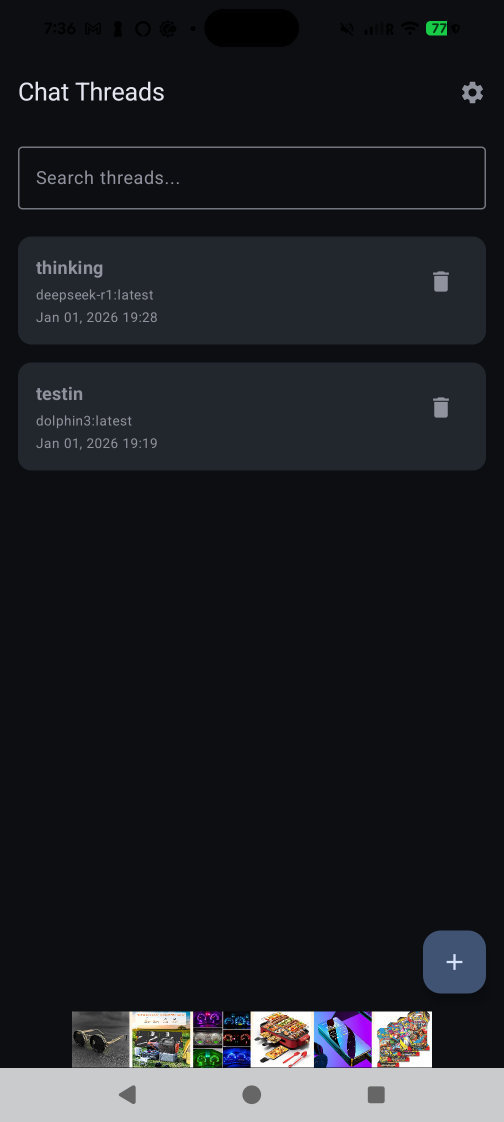
#> input picture screenshots/chat_threads_screen.png, 1008 x 2244 px, found by its file name (shown at 1/2 size)
$ python create_promo_video.py
#> lines starting #> are read from the running program, lines starting #| are printed output that depends on the picture
#!/usr/bin/env python3
"""
Script to create a promo video for Ollama Android Client
- Crops screenshots to remove top/bottom navbars
- Creates a video with transitions
- Adds voiceover and includes icon/feature images
"""

import os
from PIL import Image
import numpy as np
from moviepy.editor import (
    ImageClip, CompositeVideoClip, TextClip,
    concatenate_videoclips, AudioFileClip
)
import subprocess
import sys

# Directories
SCREENSHOTS_DIR = "screenshots"
IMAGES_DIR = "images"
PROMO_DIR = "promo"
CROPPED_DIR = os.path.join(PROMO_DIR, "cropped")

# Create directories
os.makedirs(PROMO_DIR, exist_ok=True)
os.makedirs(CROPPED_DIR, exist_ok=True)

# Video settings
VIDEO_WIDTH = 1080
VIDEO_HEIGHT = 1920  # Portrait orientation for mobile screenshots
FPS = 30
SCREEN_DURATION = 3  # seconds per screenshot
TRANSITION_DURATION = 0.5  # seconds for transitions

def crop_screenshot(image_path, output_path, crop_top=0.1, crop_bottom=0.15):
    """
    Crop screenshot to remove top and bottom navbar areas
    crop_top: percentage to crop from top (default 10%)
    crop_bottom: percentage to crop from bottom (default 15%)
    """
#> called with image_path = 'screenshots/chat_threads_screen.png', crop_top = 0.1, crop_bottom = 0.15
    img = Image.open(image_path)
#> img is the input picture: PIL image 1008x2244 RGBA; mean R, G, B, A 30.5, 32.6, 37.4, 255
    width, height = img.size
#> width = 1008; height = 2244

    # Calculate crop dimensions
    top_crop = int(height * crop_top)
#> top_crop = 224
    bottom_crop = int(height * crop_bottom)
#> bottom_crop = 336

    # Crop: (left, top, right, bottom)
    cropped = img.crop((0, top_crop, width, height - bottom_crop))
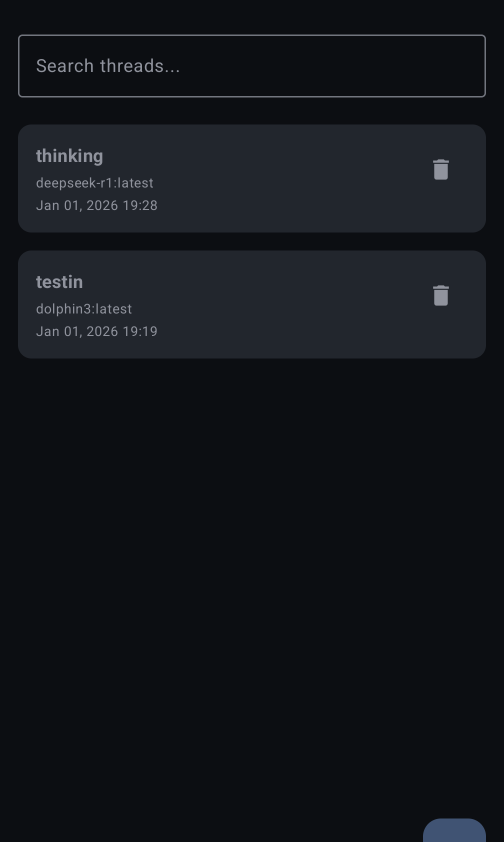
#> cropped: PIL image 1008x1684 RGBA (shown at 1/2 size); mean R, G, B, A 18.5, 21.1, 25.9, 255

    # Resize to video dimensions while maintaining aspect ratio
    cropped.thumbnail((VIDEO_WIDTH, VIDEO_HEIGHT), Image.Resampling.LANCZOS)

    # Create new image with video dimensions (centered)
    final_img = Image.new('RGB', (VIDEO_WIDTH, VIDEO_HEIGHT), color='black')
#> final_img: PIL image 1080x1920 RGB; every value is 0
    paste_x = (VIDEO_WIDTH - cropped.width) // 2
#> paste_x = 36
    paste_y = (VIDEO_HEIGHT - cropped.height) // 2
#> paste_y = 118
    final_img.paste(cropped, (paste_x, paste_y))
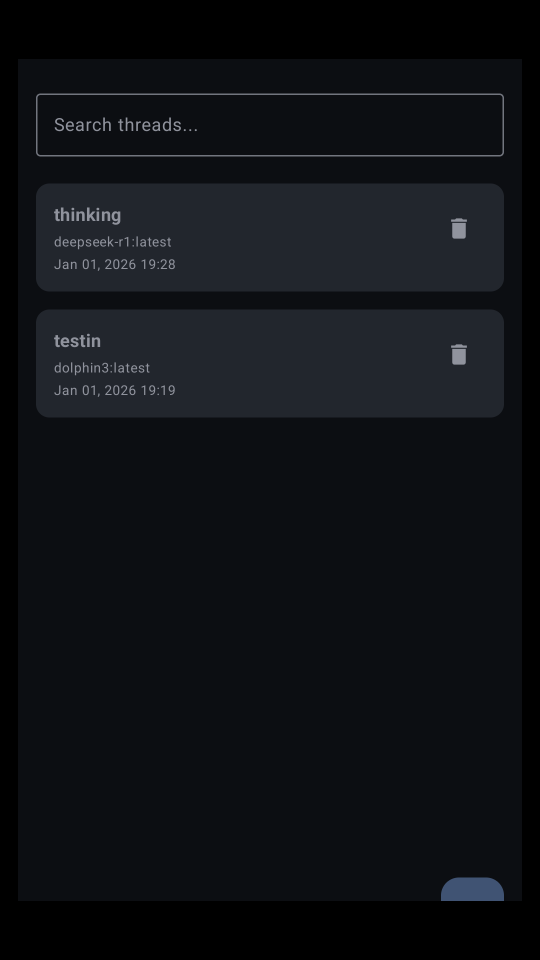
#> final_img: PIL image 1080x1920 RGB (shown at 1/2 size); mean R, G, B 15.2, 17.2, 21.2

    final_img.save(output_path, 'PNG')
    print(f"Cropped: {os.path.basename(image_path)} -> {os.path.basename(output_path)}")
    return output_path

def create_text_overlay(text, duration, position='bottom', fontsize=40):
    """Create a text overlay clip"""
    try:
        txt_clip = TextClip(
            text,
            fontsize=fontsize,
            color='white',
            font='Arial-Bold',
            stroke_color='black',
            stroke_width=2
        ).set_duration(duration).set_position(position)
        return txt_clip
    except Exception as e:
        print(f"Warning: Could not create text overlay ({e}). Continuing without text.")
        return None

def create_video_clip(image_path, duration, text=None):
    """Create a video clip from an image"""
    clip = ImageClip(image_path).set_duration(duration).resize((VIDEO_WIDTH, VIDEO_HEIGHT))

    if text:
        txt_clip = create_text_overlay(text, duration, position=('center', 'bottom'))
        if txt_clip:
            return CompositeVideoClip([clip, txt_clip])
    return clip

def main():
    print("=" * 60)
    print("Creating Promo Video for Ollama Android Client")
    print("=" * 60)

    # Step 1: Crop all screenshots
    print("\n[1/4] Cropping screenshots...")
    screenshot_files = [
        "chat_threads_screen.png",
        "chat_thinking_thread.png",
        "chat_thread_settings.png",
        "chat_model_selection.png",
        "chat_text_only.png",
        "chat_image_thread.png",
        "server_screen.png",
        "add_server_screen.png"
    ]

    cropped_files = []
    for screenshot in screenshot_files:
        input_path = os.path.join(SCREENSHOTS_DIR, screenshot)
        if os.path.exists(input_path):
            output_name = f"cropped_{screenshot}"
            output_path = os.path.join(CROPPED_DIR, output_name)
            crop_screenshot(input_path, output_path)
            cropped_files.append((output_path, screenshot))
        else:
            print(f"Warning: {input_path} not found, skipping...")
#> pass 2 of the loop in main, `for screenshot in screenshot_files:`:
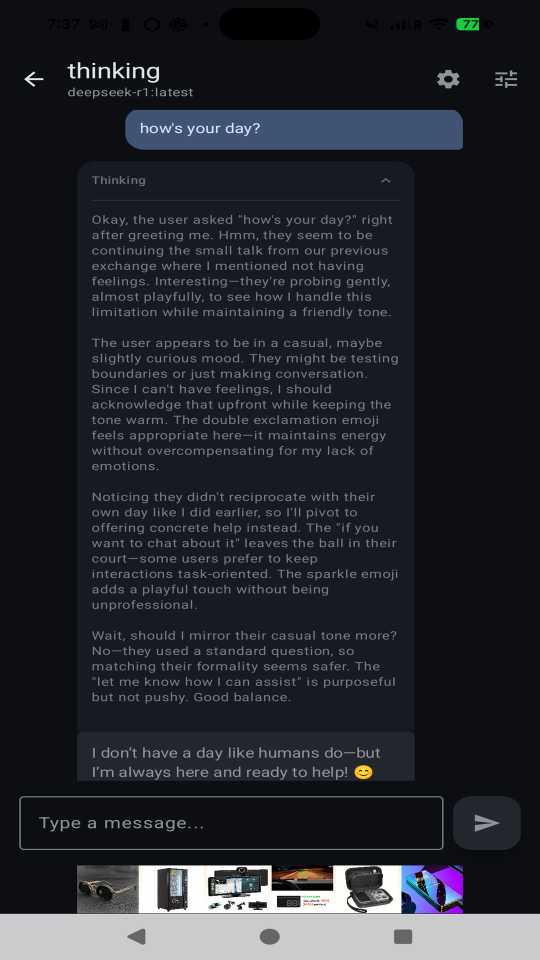
#> input picture screenshots/chat_thinking_thread.png, 1080 x 1920 px, found by its file name (shown at 1/2 size)
#> in crop_screenshot, img is the input picture: PIL image 1080x1920 RGBA; mean R, G, B, A 36.2, 38.9, 44.6, 255
#> in crop_screenshot (call 2), `cropped = img.crop((0, top_crop, width, height - bottom_crop))`:
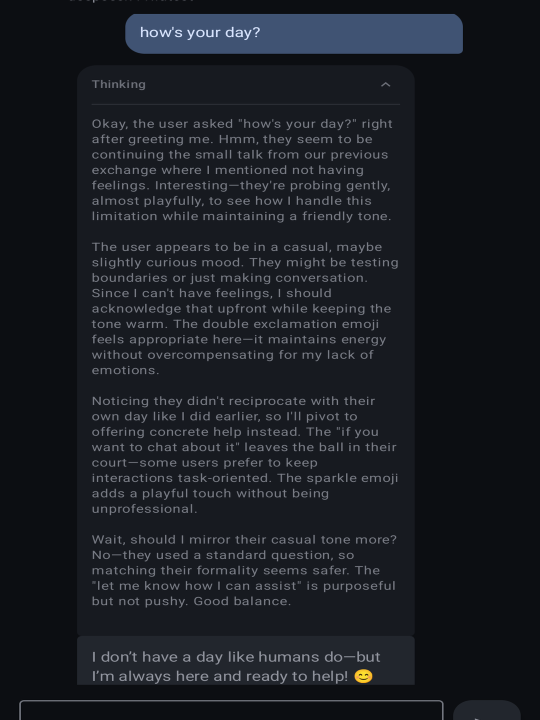
#> cropped: PIL image 1080x1440 RGBA (shown at 1/2 size); mean R, G, B, A 25.4, 28.5, 34.7, 255
#> in crop_screenshot (call 2), `final_img.paste(cropped, (paste_x, paste_y))`:
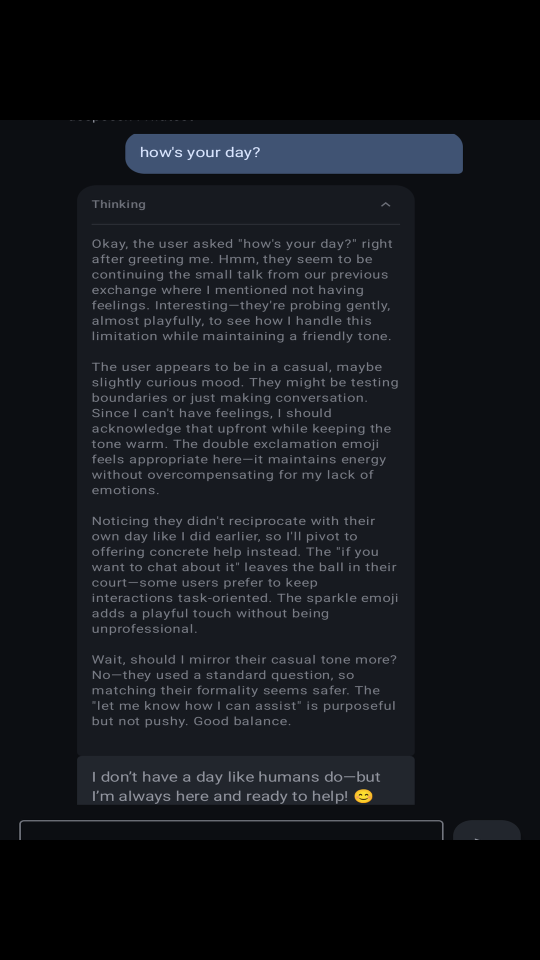
#> final_img: PIL image 1080x1920 RGB (shown at 1/2 size); mean R, G, B 19, 21.4, 26
#> pass 3 of the loop in main, `for screenshot in screenshot_files:`:
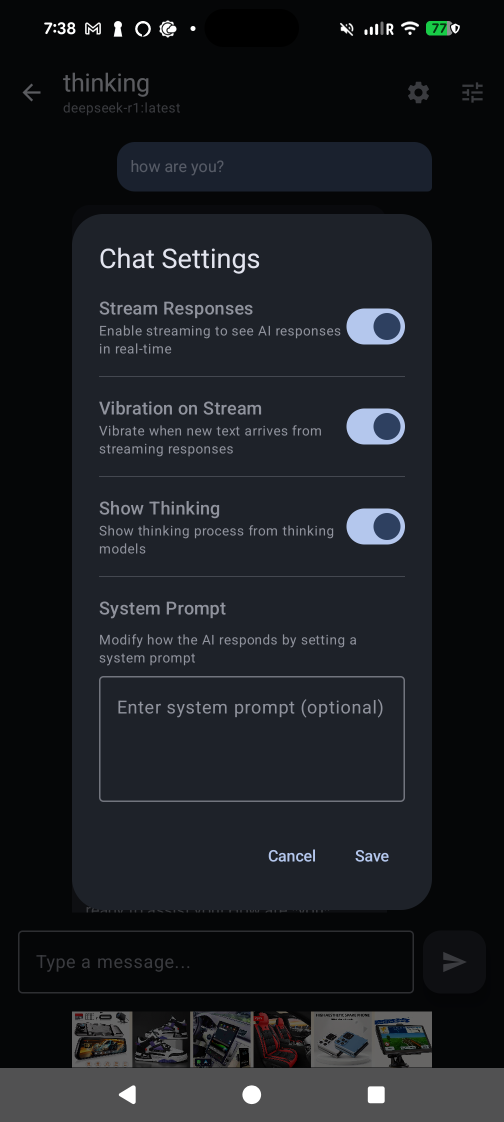
#> input picture screenshots/chat_thread_settings.png, 1008 x 2244 px, found by its file name (shown at 1/2 size)
#> in crop_screenshot, img is the input picture: PIL image 1008x2244 RGBA; mean R, G, B, A 26.4, 28.9, 33.2, 255
#> in crop_screenshot (call 3), `cropped = img.crop((0, top_crop, width, height - bottom_crop))`:
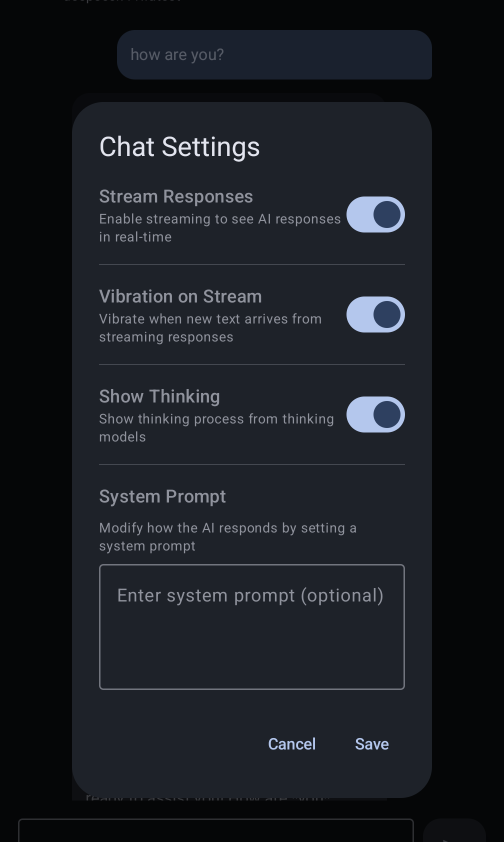
#> cropped: PIL image 1008x1684 RGBA (shown at 1/2 size); mean R, G, B, A 24.9, 28.1, 33.5, 255
#> in crop_screenshot (call 3), `final_img.paste(cropped, (paste_x, paste_y))`:
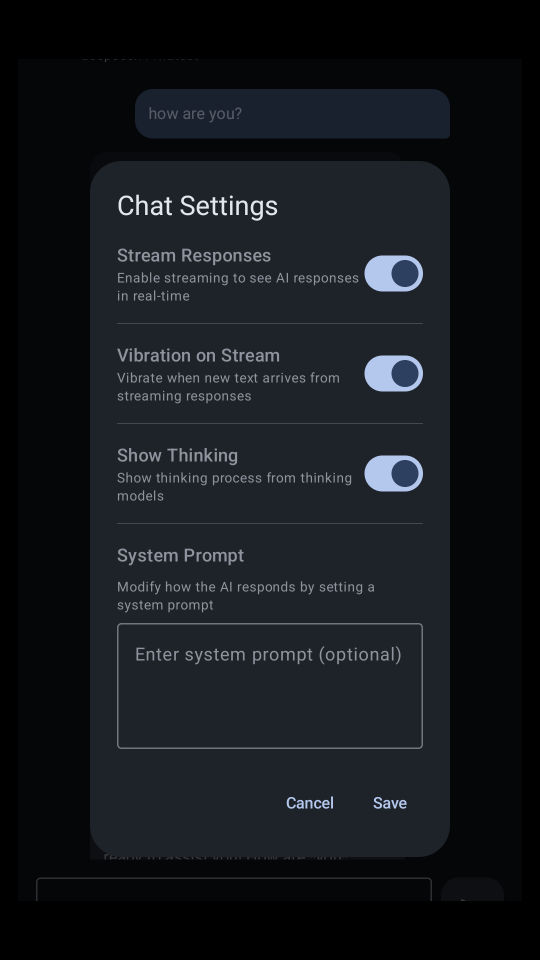
#> final_img: PIL image 1080x1920 RGB (shown at 1/2 size); mean R, G, B 20.4, 23, 27.5
#> the loop made 8 passes; the first 3 are shown

    if not cropped_files:
        print("Error: No screenshots found to process!")
        return

    # Step 2: Create video clips with descriptions
    print("\n[2/4] Creating video clips...")

    # Descriptions for each screen
    descriptions = {
        "chat_threads_screen.png": "Manage all your chat conversations",
        "chat_thinking_thread.png": "Real-time AI responses",
        "chat_thread_settings.png": "Customize your chat experience",
        "chat_model_selection.png": "Choose from multiple AI models",
        "chat_text_only.png": "Clean and intuitive chat interface",
        "chat_image_thread.png": "Send images and get AI insights",
        "server_screen.png": "Connect to your Ollama server",
        "add_server_screen.png": "Easy server configuration"
    }

    clips = []

    # Add intro with icon
    icon_path = os.path.join(IMAGES_DIR, "icon.png")
    if os.path.exists(icon_path):
        print("Adding icon intro...")
        icon_clip = create_video_clip(icon_path, 2, "Ollama Android Client")
        clips.append(icon_clip)

    # Add feature image
    feature_path = os.path.join(IMAGES_DIR, "feature.png")
    if os.path.exists(feature_path):
        print("Adding feature image...")
        feature_clip = create_video_clip(feature_path, 2, "AI-Powered Conversations")
        clips.append(feature_clip)

    # Add all cropped screenshots
    for cropped_path, original_name in cropped_files:
        description = descriptions.get(original_name, "")
        clip = create_video_clip(cropped_path, SCREEN_DURATION, description)
        clips.append(clip)
        print(f"Added clip: {original_name}")

    # Step 3: Concatenate clips
    print("\n[3/4] Concatenating video clips...")
    final_video = concatenate_videoclips(clips, method="compose")

    # Step 4: Export video
    print("\n[4/4] Exporting video...")
    output_path = os.path.join(PROMO_DIR, "promo_video.mp4")

    # Write video file
    final_video.write_videofile(
        output_path,
        fps=FPS,
        codec='libx264',
        audio_codec='aac',
        preset='medium',
        bitrate='8000k'
    )

    print(f"\n[SUCCESS] Promo video created successfully!")
    print(f"[INFO] Location: {output_path}")
    print(f"[INFO] Duration: {final_video.duration:.1f} seconds")

    # Cleanup
    final_video.close()
    for clip in clips:
        clip.close()

    # Create voiceover script
    voiceover_script = os.path.join(PROMO_DIR, "voiceover_script.txt")
    with open(voiceover_script, 'w') as f:
        f.write("Ollama Android Client - Voiceover Script\n")
        f.write("=" * 60 + "\n\n")
        f.write("Welcome to Ollama Android Client.\n\n")
        f.write("An intuitive Android app for interacting with Ollama AI models.\n\n")
        f.write("Manage all your chat conversations in one place.\n\n")
        f.write("Experience real-time AI responses with streaming support.\n\n")
        f.write("Customize your chat experience with flexible settings.\n\n")
        f.write("Choose from multiple AI models to suit your needs.\n\n")
        f.write("Enjoy a clean and intuitive chat interface.\n\n")
        f.write("Send images and get AI insights instantly.\n\n")
        f.write("Connect easily to your Ollama server.\n\n")
        f.write("Configure servers with just a few taps.\n\n")
        f.write("Download Ollama Android Client today!\n")

    print(f"\n[INFO] Voiceover script saved to: {voiceover_script}")
    print("\n[TIP] To add voiceover:")
    print("   1. Record audio using the script above")
    print("   2. Save as promo/voiceover.mp3")
    print("   3. Run: python add_voiceover.py")

if __name__ == "__main__":
    try:
        main()
#> (the call stopped at in create_video_clip, `clip = ImageClip(image_path).set_duration(duration).resize((VIDEO_WIDT..`: moviepy is not available in this run)
    except Exception as e:
        print(f"\n[ERROR] {e}")
        import traceback
        traceback.print_exc()
        sys.exit(1)
